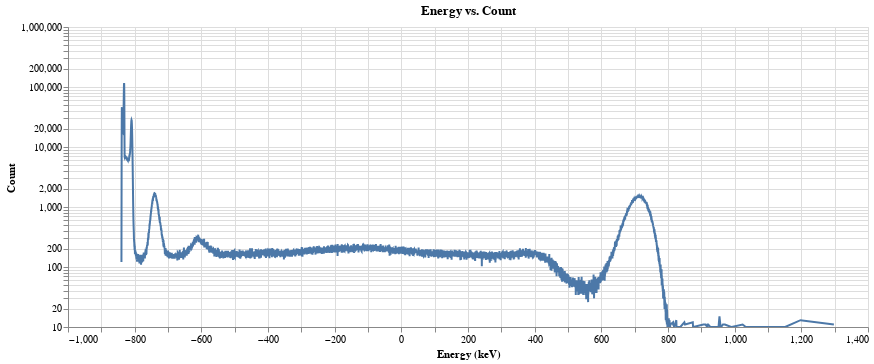

The notebook cell saved with this chart:
### Markdown cell above
# Ca137 Data

### Code cell
threshold = 10  # Set the threshold value

# Filter the counts based on the threshold
Ca137_data_Filtered = Ca137_data[Ca137_data['Count'] >= threshold]

# Create the Altair chart with log scale
alt.Chart(Ca137_data_Filtered).mark_line().encode(
    x='Energy (keV)',
    y=alt.Y('Count', scale=alt.Scale(type='log'))  # Set the y-axis scale to log
).interactive().properties(
    title='Energy vs. Count',
    width=800
)

### Figure 1 — Vega-Lite specification as saved in the notebook (floating-point values rounded to 4 significant figures; data arrays with more than 128 entries replaced by an {"elided": "..."} marker saying what was removed)
{"config": {"view": {"continuousWidth": 300, "continuousHeight": 300}}, "data": {"name": "data-9af4d9a67ed6d4e70a8ed87a3abbcfb7"}, "mark": {"type": "line"}, "encoding": {"x": {"field": "Energy (keV)", "type": "quantitative"}, "y": {"field": "Count", "scale": {"type": "log"}, "type": "quantitative"}}, "params": [{"name": "param_57", "select": {"type": "interval", "encodings": ["x", "y"]}, "bind": "scales"}], "title": "Energy vs. Count", "width": 800, "$schema": "https://vega.github.io/schema/vega-lite/v5.8.0.json", "datasets": {"data-9af4d9a67ed6d4e70a8ed87a3abbcfb7": {"elided": "5754 records"}}}
